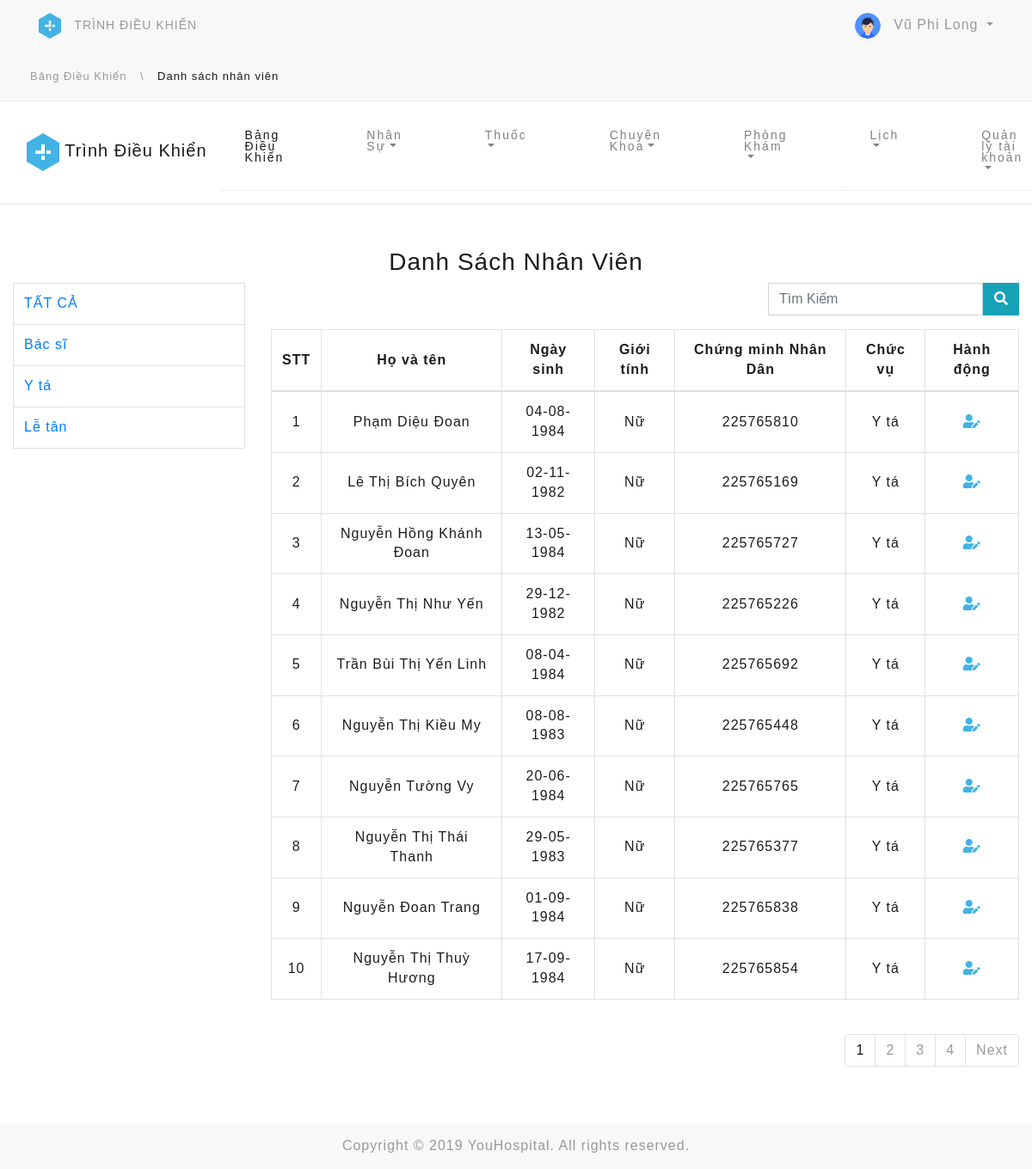
Page /Admin/?controller=Employee (signed in) on the committed database.
### tables this page shows
CREATE TABLE `employee` (
  `emp_id` int(11) NOT NULL,
  `emp_code` varchar(50) NOT NULL,
  `emp_name` varchar(100) NOT NULL,
  `emp_dob` date NOT NULL,
  `emp_gender` varchar(100) NOT NULL,
  `emp_address` varchar(255) NOT NULL,
  `emp_id_card` varchar(20) NOT NULL,
  `emp_phone` varchar(20) NOT NULL,
  `emp_role` varchar(50) NOT NULL,
  `emp_acc_id` int(11) NOT NULL,
  `emp_department` varchar(50) DEFAULT NULL
);

### Admin/Controller/EmployeeController.php (called while the page is built, shortened)
<?php
require_once('../Model/Model.php');
require_once('Model/Pagination.php');
require_once('Model/AccountModel.php');
class EmployeeController {
	public function getView(){
		if(isset($_GET['role'])){
            $employees 	= $this->getEmpbyCon($_GET['role']);
			$condition  = array(
				'employee.emp_role' => $_GET['role']
			);
			$page 	   	= $this->getPaginationByCon($condition);
		}else{
			$employees 	= $this->getEmp();
			$page 	   	= $this->getPagination();
        }
        $empls = array(
			'2' => 'Bác sĩ',
			'3' => 'Y tá',
			'4' => 'Lễ tân'
		);
		require_once('View/employee.php');
	}
	public function getPagination(){
		$Model = new Model();
		$employees = $Model->selectAll('employee');
		if (isset($_GET['page'])) {
		    $page = $_GET['page'];
		} else {
		    $page = 1;
		}
		$limit = 10;
		$config = [
		    'total' => (int)count($employees),
		    'limit' => 10,
		    'full' => false
		];
		$page = new Pagination($config);
		return $page;
	}
	public function getEmp(){
		$pag = new AccountModel();
		if (isset($_GET['page'])) {
			$page = $_GET['page'];
		} else {
			$page = 1;
		}
		$limit 		= 10;
		$offset 	= ($page-1) * $limit;
		$emps 	= $pag->getTablePaginations('emp_role', $offset, $limit);
		return $emps;
	}
}
?>

### Admin/index.php (called while the page is built, shortened)
<?php
if (isset($_GET['controller'])) {
	if (isset($_GET['action'])) {
		$action = $_GET['action'];
	} else {
		$action = 'getView';
	}
} else {
	$controller = 'Home';
	$action = 'getView';
}
$controller = new $controllerName();
$controller->$action();
?>

### Model/Model.php (called while the page is built, shortened)
<?php
class Model {
	public function selectAll($table){
		$db 	= new Database();
		$conn 	= $db->dbConnect();
		$sql 		= "SELECT * FROM $table";
		$statement 	= $conn->query($sql);
		$arr = array();
		while($row = $statement->fetch_assoc()) {
		 	$arr[] = $row;
		}
		return $arr;
	}
}
?>

### Admin/Model/AccountModel.php (called while the page is built, shortened)
<?php
class AccountModel {
    public function getTablePaginations($row, $offset, $limit){
        $db     = new Database();
        $conn   = $db->dbConnect();
        $sql = "SELECT emp_code, emp_name, emp_id_card, emp_role, emp_dob, account.acc_username, emp_gender, department.dep_name, department.dep_code FROM employee
        JOIN account ON employee.emp_id = account.acc_id
        JOIN department ON employee.emp_department = department.dep_code ORDER BY $row DESC LIMIT ?, ?";
        $statement  = $conn->prepare($sql);
        $statement->bind_param("ii", $offset, $limit);
        $statement->execute();
        $arr = array();
        $results = $statement->get_result();
        if ($results->num_rows > 0) {
            while($row = $results->fetch_assoc()) {
                $arr[] = $row;
            }
        }
        return $arr;
    }
}
?>

### Admin/View/employee.php (the view, shortened to what this page needs)
<!DOCTYPE html>
<html lang="en">
<head>
	<link rel="stylesheet" href="../lib/bootstrap-4.0.0/dist/css/bootstrap.min.css">
	<link rel="stylesheet" href="assets/css/style.css">
	<link rel="stylesheet" href="../lib/fontawesome-free-5.9.0-web/css/all.min.css">
</head>
<body>
	<?php
	include('include/header.php');
	?>
	<div class="breadcrumbs">
		<div class="container">
			<a href=".">Bảng Điều Khiển</a>
			<span>\</span>
			<a class="active" href="?controller=Employee">Danh sách nhân viên</a>
		</div>
	</div> <div class="navigation">
		<div class="container-fluid">
			<nav class="navbar navbar-expand-xl navbar-light">
			  	<a class="navbar-brand" href=".">
			  		<img src="../assets/images/logo/header_logo.png"> Trình Điều Khiển
			  	</a>
			  	<div class="collapse navbar-collapse justify-content-center" id="navbarNav">
				    <ul class="navbar-nav">
				      	<li class="nav-item active">
				        	<a class="nav-link" href=".">Bảng Điều Khiển</a>
				      	</li>
						<li class="nav-item dropdown">
				        	<a class="nav-link dropdown-toggle" href="#" role="button" id="navEmpDropdown" data-toggle="dropdown" aria-haspopup="true" aria-expanded="false">Nhân Sự</a>
				      	</li>
						<li class="nav-item dropdown">
				        	<a class="nav-link dropdown-toggle" href="#" role="button" id="navMedDropdown" data-toggle="dropdown" aria-haspopup="true" aria-expanded="false">Thuốc</a>
						</li>
				      	<li class="nav-item dropdown">
				        	<a class="nav-link dropdown-toggle" href="#" role="button" id="navDepDropdown" data-toggle="dropdown" aria-haspopup="true" aria-expanded="false">Chuyên Khoa</a>
						</li>
						<li class="nav-item dropdown">
							<a class="nav-link dropdown-toggle" href="#" role="button" id="navDepDropdown" data-toggle="dropdown" aria-haspopup="true" aria-expanded="false">Phòng Khám</a>
						</li>
						<li class="nav-item dropdown">
							<a class="nav-link dropdown-toggle" href="#" role="button" id="navDepDropdown" data-toggle="dropdown" aria-haspopup="true" aria-expanded="false">Lịch</a>
						</li>
						<li class="nav-item dropdown">
				        	<a class="nav-link dropdown-toggle" href="#" role="button" id="navDepDropdown" data-toggle="dropdown" aria-haspopup="true" aria-expanded="false">Quản lý tài khoản</a>
				      	</li>
				    </ul>
			  	</div>
			</nav>
		</div>
	</div>
	<div class="patient employee">
		<div class="title">
			<h4>Danh Sách Nhân Viên</h4>
		</div>
		<div class="list-patient list-employee">
			<div class="container-fluid">
				<div class="row">
					<div class="col-md-3">
						<div>
							<table class="table table-hover table-bordered table-med-group">
					  			<tbody>
									<tr>
										<td class="<?php if(!isset($_GET['role'])) echo 'active'; ?>">
											<a href="?controller=Employee">TẤT CẢ</a>
										</td>
									</tr>
									<?php
										foreach($empls as $empl){
									?>
									<tr>
										<td class="<?php if($role == $empl['emp_role']) echo 'active'; ?>">
											<a href="?controller=Employee&role=<?=$empl?>">
												<?= $empl?>
											</a>
										</td>
									</tr>
									<?php  } ?>
					  			</tbody>
							</table>
						</div>
					</div>
					<div class="col-md-9">
				<div class="form-search float-right">
					<form method="post" action="?controller=Employee&action=search" class="float-right d-flex">
						<div class="form-group">
							<input style="border-radius: 0; width: 250px;" name="value" class="form-control" type="search" placeholder="Tìm Kiếm">
						</div>
						<button style="height: 38px; border-radius: 0;" name="search" class="btn btn-info" type="submit"><i class="fas fa-search"></i></button>
					</form>
				</div>
                <div class="clearfix"></div>
						<div class="table-responsive">
						<table class="table table-hover table-bordered">
						<thead class="text-center">
						<tr>
								<th>STT</th>
								<th>Họ và tên</th>
								<th>Ngày sinh</th>
								<th>Giới tính</th>
								<th>Chứng minh Nhân Dân</th>
								<th>Chức vụ</th>
								<th>Hành động</th>
						</tr>
						</thead>
						<tbody>
							<?php
								$count = 0;
								foreach($employees as $emp){
								$date = date_create($emp['emp_dob']);
								$dob  = date_format($date, 'd-m-Y');
								$count++;
							?>
						<tr class="text-center">
								<td><?=$count?></td>
								<td><?=$emp['emp_name']?></td>
								<td><?=$dob?></td>
								<td><?=$emp['emp_gender']?></td>
							<td><?=$emp['emp_id_card']?></td>
							<td><?=$emp['emp_role']?></td>
								<td>
									<a href="?controller=Employee&action=getViewEdit&id=<?=$emp['emp_code']?>"><i class="fas fa-user-edit" style="color: #42B3E5"></i></a>
								</td>
						</tr>
						<?php } ?>
						</tbody>
						</table>
							<nav class="mt-4 float-right" aria-label="Page navigation example">
								<?=$page->getPagination()?>
							</nav>
							<div class="clearfix"></div>
						</div>
					</div>
				</div>
			</div>
		</div>
	</div>
	<?php
	include('include/footer.php');
	?>
</body>
</html>

### Admin/include/header.php (shortened to what this page needs)
<header class="page-header">
    <div class="container">
        <div class="d-flex">
            <div class="left-header w-50">
                <img src="../assets/images/logo/header_logo.png" alt="png"> <a href=".">Trình Điều Khiển</a>
            </div>
            <div class="right-header w-50">
                <div class="nav-account dropdown text-right">
                    <img src="assets/images/avatar/default.png">
                    <a class="dropdown-toggle" href="#" role="button" id="navAccountDropdown" data-toggle="dropdown" aria-haspopup="true" aria-expanded="false">
                        <?=$_SESSION['Login']['emp_name']?>
                    </a>
                </div>
            </div>
        </div>
    </div>
</header>

### Admin/Model/Pagination.php (shortened to what this page needs)
<?php
class Pagination
{
    private $config = [
        'total' => 0,
        'limit' => 0,
        'full' => true,
        'querystring' => 'page'
    ];
    public function __construct($config = [])
    {
        if (!isset($config['querystring'])) {
            $config['querystring'] = 'page';
        }
        $this->config = $config;
    }
    private function gettotalPage()
    {
        return ceil($this->config['total'] / $this->config['limit']);
    }
    private function getCurrentPage()
    {
        if (isset($_GET[$this->config['querystring']]) && (int)$_GET[$this->config['querystring']] >= 1) {
            if ((int)$_GET[$this->config['querystring']] > $this->gettotalPage()) {
                return (int)$this->gettotalPage();
            } else {
                return (int)$_GET[$this->config['querystring']];
            }
        } else {
            return 1;
        }
    }
    private function getPrePage()
    {
        $string = strstr($_SERVER['REQUEST_URI'], '&page');
        $str    = str_replace($string, '', $_SERVER['REQUEST_URI']);
        if ($this->getCurrentPage() === 1) {
            return;
        } else {
            return '<li class="page-item"><a class="page-link" href="' . $str . '&' . $this->config['querystring'] . '=' . ($this->getCurrentPage() - 1) . '" >Pre</a></li>';
        }
    }
    private function getNextPage()
    {
        $string = strstr($_SERVER['REQUEST_URI'], '&page');
        $str    = str_replace($string, '', $_SERVER['REQUEST_URI']);
        if ($this->getCurrentPage() >= $this->gettotalPage()) {
            return;
        } else {
            return '<li class="page-item"><a class="page-link" href="' . $str . '&' . $this->config['querystring'] . '=' . ($this->getCurrentPage() + 1) . '" >Next</a></li>';
        }
    }
    public function getPagination()
    {
        $data   = '';
        $string = strstr($_SERVER['REQUEST_URI'], '&page');
        $str    = str_replace($string, '', $_SERVER['REQUEST_URI']);
        if (isset($this->config['full']) && $this->config['full'] === false) {
            for ($i = ($this->getCurrentPage() - 3) > 0 ? ($this->getCurrentPage() - 3) : 1; $i <= (($this->getCurrentPage() + 3) > $this->gettotalPage() ? $this->gettotalPage() : ($this->getCurrentPage() + 3)); $i++) {
                if ($i === $this->getCurrentPage()) {
                    $data .= '<li class="page-item"><a class="page-link active" href="#" >' . $i . '</a></li>';
                } else {
                    $data .= '<li class="page-item"><a class="page-link" href="' . $str . '&' . $this->config['querystring'] . '=' . $i . '" >' . $i . '</a></li>';
                }
            }
        }
        return '<ul class="pagination">' . $this->getPrePage() . $data . $this->getNextPage() . '</ul>';
    }
}
?>

### Admin/include/footer.php
<div class="footer">
    <p>
        Copyright © 2019 YouHospital. All rights reserved.
    </p>
</div>

### Admin/assets/css/style.css (style rules this page uses)
* { margin: 0; padding: 0; }
body { font-family: Helvetica, Arial, sans-serif; color: #1c1c1c; letter-spacing: 1px; line-height: 1.42857; }
nav ul.pagination li.page-item a.page-link { color: #999; transition: 0.4s all; }
nav ul.pagination li.page-item a.page-link.active { color: #1c1c1c; }
header.page-header { padding: 15px 0; background-color: #f8f8f8; }
header.page-header div.left-header img { display: inline-block; height: 30px; margin-right: 10px; }
header.page-header div.left-header a { text-transform: uppercase; color: #999; font-size: 14px; transition: 0.4s all; text-decoration: none; }
header.page-header div.right-header div.nav-account a.dropdown-toggle { color: #999; transition: 0.4s all; text-decoration: none; }
header.page-header div.right-header div.nav-account img { display: inline-block; width: 30px; height: 30px; border-radius: 50%; margin-right: 10px; }
div.navigation { padding: 7px 0; border-top: 1px solid #e8e8e8; border-bottom: 1px solid #e8e8e8; }
div.navigation nav.navbar div.collapse ul.navbar-nav li { display: flex; }
div.navigation nav.navbar div.collapse ul.navbar-nav li:after { content: "|"; display: list-item; text-align: -webkit-match-parent; margin: 2px 20px; color: #727475; font-weight: 400; }
div.navigation nav.navbar div.collapse ul.navbar-nav li a { font-size: 14px; line-height: 13px; font-weight: 400; letter-spacing: 2px; transition: 0.4s all; }
div.navigation nav.navbar div.collapse ul.navbar-nav li:last-child:after { content: ''; margin: 0; }
div.navigation nav.navbar a.navbar-brand { display: none; }
@media (max-width: 1200px) { div.navigation nav.navbar div.collapse ul.navbar-nav li { padding: 10px 20px; border-bottom: 1px dashed #e8e8e8; } }
@media (max-width: 1200px) { div.navigation nav.navbar div.collapse ul.navbar-nav li:after { content: ''; } }
@media (max-width: 1200px) { div.navigation nav.navbar a.navbar-brand { display: block; } }
div.footer { padding: 15px 0; background-color: #f8f8f8; text-align: center; }
div.footer p { color: #999; margin-bottom: 0; }
div.patient { padding: 50px 0; }
div.patient div.title h4 { text-align: center; font-size: 28px; }
div.breadcrumbs { background-color: #f8f8f8; }
div.breadcrumbs div.container { padding: 17px 0; }
div.breadcrumbs div.container a { color: #999; font-size: 13px; margin: 0 5px; transition: 0.4s all; text-decoration: none; }
div.breadcrumbs div.container a.active { color: #1c1c1c; }
div.breadcrumbs div.container span { color: #999; font-size: 13px; margin: 0 5px; }
.table tr th, .table tr td { vertical-align: middle; }

### rows in the picture
employee: emp_name "Phạm Diệu Đoan", emp_dob "04-08-1984", emp_gender "Nữ", emp_id_card "225765810", emp_role "Y tá"
employee: emp_name "Lê Thị Bích Quyên", emp_dob "02-11-1982", emp_gender "Nữ", emp_id_card "225765169", emp_role "Y tá"
employee: emp_name "Nguyễn Hồng Khánh Đoan", emp_dob "13-05-1984", emp_gender "Nữ", emp_id_card "225765727", emp_role "Y tá"
employee: emp_name "Nguyễn Thị Như Yến", emp_dob "29-12-1982", emp_gender "Nữ", emp_id_card "225765226", emp_role "Y tá"
employee: emp_name "Trần Bùi Thị Yến Linh", emp_dob "08-04-1984", emp_gender "Nữ", emp_id_card "225765692", emp_role "Y tá"
employee: emp_name "Nguyễn Thị Kiều My", emp_dob "08-08-1983", emp_gender "Nữ", emp_id_card "225765448", emp_role "Y tá"
employee: emp_name "Nguyễn Tường Vy", emp_dob "20-06-1984", emp_gender "Nữ", emp_id_card "225765765", emp_role "Y tá"
employee: emp_name "Nguyễn Thị Thái Thanh", emp_dob "29-05-1983", emp_gender "Nữ", emp_id_card "225765377", emp_role "Y tá"
employee: emp_name "Nguyễn Đoan Trang", emp_dob "01-09-1984", emp_gender "Nữ", emp_id_card "225765838", emp_role "Y tá"
employee: emp_name "Nguyễn Thị Thuỳ Hương", emp_dob "17-09-1984", emp_gender "Nữ", emp_id_card "225765854", emp_role "Y tá"

### other values in the picture
$_SESSION['Login']['emp_name'] "Vũ Phi Long"
$empl "Bác sĩ"
$empl "Y tá"
$empl "Lễ tân"
